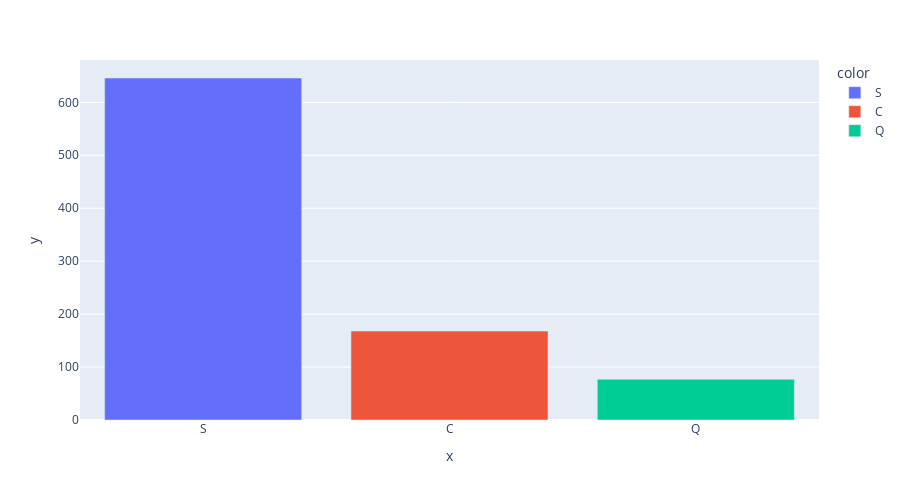

Here is the notebook cell this chart was saved with:
### Code cell
label=data['Embarked'].value_counts().keys().to_list()
values=data['Embarked'].value_counts().values.tolist()
fig=px.bar(x=label,y=values,height=500,color=label)
fig.show()

### Figure 1 — Plotly figure (JSON) as saved in the notebook; plotly's stock layout.template omitted (floating-point values rounded to 4 significant figures)
{"data": [{"alignmentgroup": "True", "hovertemplate": "color=S<br>x=%{x}<br>y=%{y}<extra></extra>", "legendgroup": "S", "marker": {"color": "#636efa", "pattern": {"shape": ""}}, "name": "S", "offsetgroup": "S", "orientation": "v", "showlegend": true, "textposition": "auto", "type": "bar", "x": ["S"], "xaxis": "x", "y": [646], "yaxis": "y"}, {"alignmentgroup": "True", "hovertemplate": "color=C<br>x=%{x}<br>y=%{y}<extra></extra>", "legendgroup": "C", "marker": {"color": "#EF553B", "pattern": {"shape": ""}}, "name": "C", "offsetgroup": "C", "orientation": "v", "showlegend": true, "textposition": "auto", "type": "bar", "x": ["C"], "xaxis": "x", "y": [168], "yaxis": "y"}, {"alignmentgroup": "True", "hovertemplate": "color=Q<br>x=%{x}<br>y=%{y}<extra></extra>", "legendgroup": "Q", "marker": {"color": "#00cc96", "pattern": {"shape": ""}}, "name": "Q", "offsetgroup": "Q", "orientation": "v", "showlegend": true, "textposition": "auto", "type": "bar", "x": ["Q"], "xaxis": "x", "y": [77], "yaxis": "y"}], "layout": {"barmode": "relative", "height": 500, "legend": {"title": {"text": "color"}, "tracegroupgap": 0}, "margin": {"t": 60}, "xaxis": {"anchor": "y", "domain": [0, 1], "title": {"text": "x"}}, "yaxis": {"anchor": "x", "domain": [0, 1], "title": {"text": "y"}}}}
